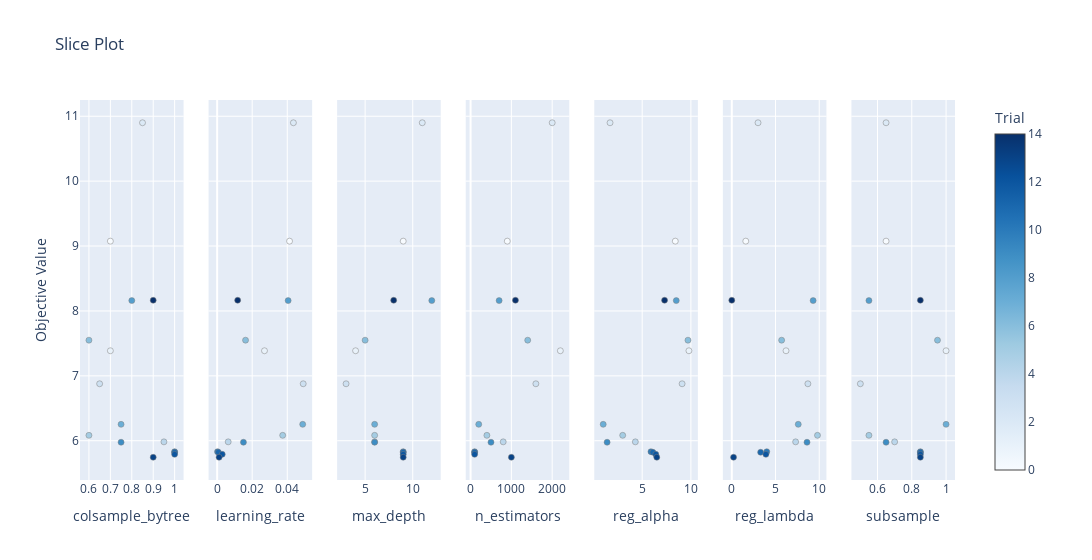

The code cell stored with this chart in its notebook:
### Code cell
optuna.visualization.plot_slice(study)

### Figure 1 — Plotly figure (JSON) as saved in the notebook; plotly's stock layout.template omitted (floating-point values rounded to 4 significant figures)
{"data": [{"marker": {"color": [0, 1, 2, 3, 4, 5, 6, 7, 8, 9, 10, 11, 12, 13, 14], "colorbar": {"title": {"text": "Trial"}, "x": 1, "xpad": 40}, "colorscale": [[0, "rgb(247,251,255)"], [0.125, "rgb(222,235,247)"], [0.25, "rgb(198,219,239)"], [0.375, "rgb(158,202,225)"], [0.5, "rgb(107,174,214)"], [0.625, "rgb(66,146,198)"], [0.75, "rgb(33,113,181)"], [0.875, "rgb(8,81,156)"], [1, "rgb(8,48,107)"]], "line": {"color": "Grey", "width": 0.5}, "showscale": true}, "mode": "markers", "showlegend": false, "type": "scatter", "x": [0.7, 0.7, 0.85, 0.65, 0.95, 0.6, 0.6, 0.75, 0.8, 0.75, 1, 1, 1, 0.9, 0.9], "xaxis": "x", "y": [9.075, 7.386, 10.9, 6.878, 5.983, 6.083, 7.549, 6.253, 8.159, 5.976, 5.831, 5.822, 5.79, 5.745, 8.165], "yaxis": "y"}, {"marker": {"color": [0, 1, 2, 3, 4, 5, 6, 7, 8, 9, 10, 11, 12, 13, 14], "colorbar": {"title": {"text": "Trial"}, "x": 1, "xpad": 40}, "colorscale": [[0, "rgb(247,251,255)"], [0.125, "rgb(222,235,247)"], [0.25, "rgb(198,219,239)"], [0.375, "rgb(158,202,225)"], [0.5, "rgb(107,174,214)"], [0.625, "rgb(66,146,198)"], [0.75, "rgb(33,113,181)"], [0.875, "rgb(8,81,156)"], [1, "rgb(8,48,107)"]], "line": {"color": "Grey", "width": 0.5}, "showscale": false}, "mode": "markers", "showlegend": false, "type": "scatter", "x": [0.0413, 0.027, 0.0435, 0.0491, 0.0063, 0.0374, 0.0162, 0.0488, 0.0405, 0.015, 0.0002, 0.0007, 0.0029, 0.0011, 0.0117], "xaxis": "x2", "y": [9.075, 7.386, 10.9, 6.878, 5.983, 6.083, 7.549, 6.253, 8.159, 5.976, 5.831, 5.822, 5.79, 5.745, 8.165], "yaxis": "y2"}, {"marker": {"color": [0, 1, 2, 3, 4, 5, 6, 7, 8, 9, 10, 11, 12, 13, 14], "colorbar": {"title": {"text": "Trial"}, "x": 1, "xpad": 40}, "colorscale": [[0, "rgb(247,251,255)"], [0.125, "rgb(222,235,247)"], [0.25, "rgb(198,219,239)"], [0.375, "rgb(158,202,225)"], [0.5, "rgb(107,174,214)"], [0.625, "rgb(66,146,198)"], [0.75, "rgb(33,113,181)"], [0.875, "rgb(8,81,156)"], [1, "rgb(8,48,107)"]], "line": {"color": "Grey", "width": 0.5}, "showscale": false}, "mode": "markers", "showlegend": false, "type": "scatter", "x": [9, 4, 11, 3, 6, 6, 5, 6, 12, 6, 9, 9, 9, 9, 8], "xaxis": "x3", "y": [9.075, 7.386, 10.9, 6.878, 5.983, 6.083, 7.549, 6.253, 8.159, 5.976, 5.831, 5.822, 5.79, 5.745, 8.165], "yaxis": "y3"}, {"marker": {"color": [0, 1, 2, 3, 4, 5, 6, 7, 8, 9, 10, 11, 12, 13, 14], "colorbar": {"title": {"text": "Trial"}, "x": 1, "xpad": 40}, "colorscale": [[0, "rgb(247,251,255)"], [0.125, "rgb(222,235,247)"], [0.25, "rgb(198,219,239)"], [0.375, "rgb(158,202,225)"], [0.5, "rgb(107,174,214)"], [0.625, "rgb(66,146,198)"], [0.75, "rgb(33,113,181)"], [0.875, "rgb(8,81,156)"], [1, "rgb(8,48,107)"]], "line": {"color": "Grey", "width": 0.5}, "showscale": false}, "mode": "markers", "showlegend": false, "type": "scatter", "x": [900, 2200, 2000, 1600, 800, 400, 1400, 200, 700, 500, 100, 100, 100, 1000, 1100], "xaxis": "x4", "y": [9.075, 7.386, 10.9, 6.878, 5.983, 6.083, 7.549, 6.253, 8.159, 5.976, 5.831, 5.822, 5.79, 5.745, 8.165], "yaxis": "y4"}, {"marker": {"color": [0, 1, 2, 3, 4, 5, 6, 7, 8, 9, 10, 11, 12, 13, 14], "colorbar": {"title": {"text": "Trial"}, "x": 1, "xpad": 40}, "colorscale": [[0, "rgb(247,251,255)"], [0.125, "rgb(222,235,247)"], [0.25, "rgb(198,219,239)"], [0.375, "rgb(158,202,225)"], [0.5, "rgb(107,174,214)"], [0.625, "rgb(66,146,198)"], [0.75, "rgb(33,113,181)"], [0.875, "rgb(8,81,156)"], [1, "rgb(8,48,107)"]], "line": {"color": "Grey", "width": 0.5}, "showscale": false}, "mode": "markers", "showlegend": false, "type": "scatter", "x": [8.4, 9.8, 1.7, 9.1, 4.3, 3, 9.7, 1, 8.5, 1.4, 5.9, 6.1, 6.4, 6.5, 7.3], "xaxis": "x5", "y": [9.075, 7.386, 10.9, 6.878, 5.983, 6.083, 7.549, 6.253, 8.159, 5.976, 5.831, 5.822, 5.79, 5.745, 8.165], "yaxis": "y5"}, {"marker": {"color": [0, 1, 2, 3, 4, 5, 6, 7, 8, 9, 10, 11, 12, 13, 14], "colorbar": {"title": {"text": "Trial"}, "x": 1, "xpad": 40}, "colorscale": [[0, "rgb(247,251,255)"], [0.125, "rgb(222,235,247)"], [0.25, "rgb(198,219,239)"], [0.375, "rgb(158,202,225)"], [0.5, "rgb(107,174,214)"], [0.625, "rgb(66,146,198)"], [0.75, "rgb(33,113,181)"], [0.875, "rgb(8,81,156)"], [1, "rgb(8,48,107)"]], "line": {"color": "Grey", "width": 0.5}, "showscale": false}, "mode": "markers", "showlegend": false, "type": "scatter", "x": [1.6, 6.2, 3, 8.7, 7.3, 9.8, 5.7, 7.6, 9.3, 8.6, 4, 3.3, 3.9, 0.2, 0], "xaxis": "x6", "y": [9.075, 7.386, 10.9, 6.878, 5.983, 6.083, 7.549, 6.253, 8.159, 5.976, 5.831, 5.822, 5.79, 5.745, 8.165], "yaxis": "y6"}, {"marker": {"color": [0, 1, 2, 3, 4, 5, 6, 7, 8, 9, 10, 11, 12, 13, 14], "colorbar": {"title": {"text": "Trial"}, "x": 1, "xpad": 40}, "colorscale": [[0, "rgb(247,251,255)"], [0.125, "rgb(222,235,247)"], [0.25, "rgb(198,219,239)"], [0.375, "rgb(158,202,225)"], [0.5, "rgb(107,174,214)"], [0.625, "rgb(66,146,198)"], [0.75, "rgb(33,113,181)"], [0.875, "rgb(8,81,156)"], [1, "rgb(8,48,107)"]], "line": {"color": "Grey", "width": 0.5}, "showscale": false}, "mode": "markers", "showlegend": false, "type": "scatter", "x": [0.65, 1, 0.65, 0.5, 0.7, 0.55, 0.95, 1, 0.55, 0.65, 0.85, 0.85, 0.85, 0.85, 0.85], "xaxis": "x7", "y": [9.075, 7.386, 10.9, 6.878, 5.983, 6.083, 7.549, 6.253, 8.159, 5.976, 5.831, 5.822, 5.79, 5.745, 8.165], "yaxis": "y7"}], "layout": {"title": {"text": "Slice Plot"}, "width": 2100, "xaxis": {"anchor": "y", "domain": [0, 0.1184], "title": {"text": "colsample_bytree"}}, "xaxis2": {"anchor": "y2", "domain": [0.1469, 0.2653], "title": {"text": "learning_rate"}}, "xaxis3": {"anchor": "y3", "domain": [0.2939, 0.4122], "title": {"text": "max_depth"}}, "xaxis4": {"anchor": "y4", "domain": [0.4408, 0.5592], "title": {"text": "n_estimators"}}, "xaxis5": {"anchor": "y5", "domain": [0.5878, 0.7061], "title": {"text": "reg_alpha"}}, "xaxis6": {"anchor": "y6", "domain": [0.7347, 0.8531], "title": {"text": "reg_lambda"}}, "xaxis7": {"anchor": "y7", "domain": [0.8816, 1.0], "title": {"text": "subsample"}}, "yaxis": {"anchor": "x", "domain": [0, 1], "title": {"text": "Objective Value"}}, "yaxis2": {"anchor": "x2", "domain": [0, 1], "matches": "y", "showticklabels": false}, "yaxis3": {"anchor": "x3", "domain": [0, 1], "matches": "y", "showticklabels": false}, "yaxis4": {"anchor": "x4", "domain": [0, 1], "matches": "y", "showticklabels": false}, "yaxis5": {"anchor": "x5", "domain": [0, 1], "matches": "y", "showticklabels": false}, "yaxis6": {"anchor": "x6", "domain": [0, 1], "matches": "y", "showticklabels": false}, "yaxis7": {"anchor": "x7", "domain": [0, 1], "matches": "y", "showticklabels": false}}}
